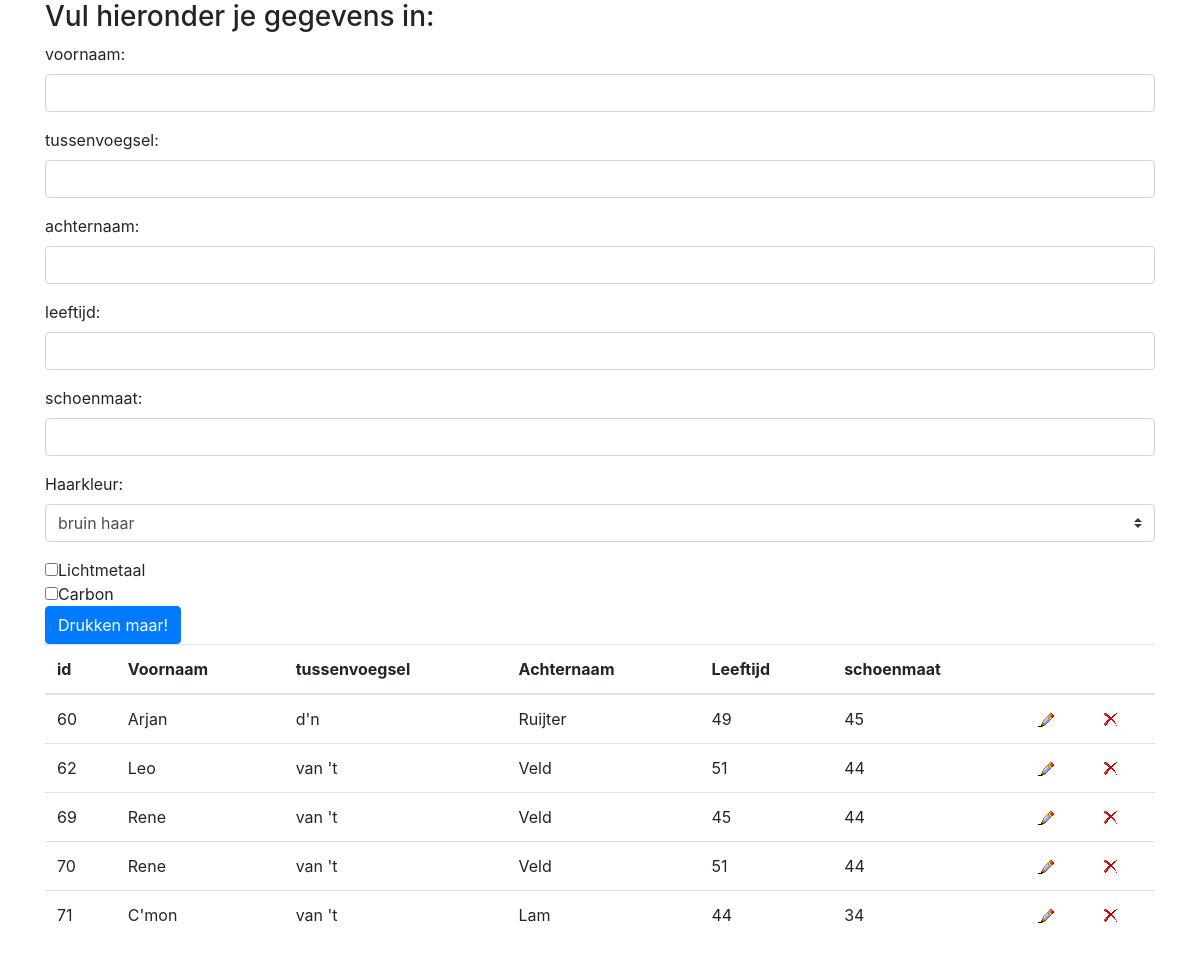
The page / on the database its author committed.
### tables this page shows
CREATE TABLE IF NOT EXISTS `users` (
  `id` int(10) unsigned NOT NULL AUTO_INCREMENT,
  `voornaam` varchar(100) NOT NULL,
  `tussenvoegsel` varchar(20) NOT NULL,
  `achternaam` varchar(100) NOT NULL,
  `leeftijd` tinyint(3) unsigned NOT NULL,
  `schoenmaat` tinyint(3) unsigned NOT NULL,
  PRIMARY KEY (`id`)
);

### index.php (the view, shortened to what this page needs)
<!doctype html>
<html lang="en">
  <head>
    <link rel="stylesheet" href="https://maxcdn.bootstrapcdn.com/bootstrap/4.0.0-beta.2/css/bootstrap.min.css">
  </head>
  <body>
    <main class="container">
    <?php
      include("./connect_db.php");
      $sql = "SELECT * FROM `users`";
      $result = mysqli_query($conn, $sql);
      $table_content = "";
      while ($records = mysqli_fetch_assoc($result)) {
        $table_content  = $table_content . "<tr>
                                              <td>" . $records["id"] . "</td>
                                              <td>" . $records["voornaam"] . "</td>
                                              <td>" . $records["tussenvoegsel"] . "</td>
                                              <td>" . $records["achternaam"] . "</td>
                                              <td>" . $records["leeftijd"] . "</td>
                                              <td>" . $records["schoenmaat"] . "</td>
                                              <td>
                                                <a href='./update.php?id=" . $records["id"] . "'>
                                                  <img src='./img/edit.png' alt='potlood-wijzig-record'>
                                                </a>
                                              </td>
                                              <td>
                                                <a href='./delete.php?id={$records["id"]}'>
                                                  <img src='./img/drop.png' alt='kruis-delete-record'>
                                                </a>
                                              </td>
                                            </tr>";
      }
    ?>
    <h3>Vul hieronder je gegevens in:</h3>
    <form method="post" action="./data.php">
        <div class="form-group">
          <label for="voornaamId">voornaam:</label>
          <input type="text" name="voornaam" id="voornaamId" class="form-control">
        </div>
        <div class="form-group">
          <label for="tussenvoegselId">tussenvoegsel:</label>
          <input type="text" name="tussenvoegsel" id="tussenvoegselId" class="form-control" required>
        </div>
        <div class="form-group">
          <label for="achternaamId">achternaam:</label>
          <input type="text" name="achternaam" id="achternaamId" class="form-control">
        </div>
        <div class="form-group">
          <label for="leeftijdId">leeftijd:</label>
          <input type="number" name="leeftijd" min="18" max="123" id="leeftijdId" class="form-control">
        </div>
        <div class="form-group">
          <label for="schoenmaatId">schoenmaat:</label>
          <input type="number" name="schoenmaat" id="schoenmaatId" class="form-control">
        </div>
        <div class="form-group">
          <label for="haarkleurId">Haarkleur:</label>
          <select name="haarkleur" class="form-control custom-select" id="haarkleurId">
            <option value="bruin">bruin haar</option>
          </select>
        </div>
        <input type="checkbox" name="options[]" value="lichtmetaal">Lichtmetaal<br>
        <input type="checkbox" name="options[]" value="carbon">Carbon<br>
        <button type="submit" class="btn btn-primary">Drukken maar!</button>
      </form>
    <table class="table table-hover">
      <thead>
        <tr>
          <th>id</th>
          <th>Voornaam</th>
          <th>tussenvoegsel</th>
          <th>Achternaam</th>
          <th>Leeftijd</th>
          <th>schoenmaat</th>
          <th></th>
          <th></th>
        </tr>
      </thead>
      <tbody>
        <?php echo $table_content; ?>
      </tbody>
    </table>
    </main>
  </body>
</html>

### rows shown on the page
users: id "60", voornaam "Arjan", tussenvoegsel "d'n", achternaam "Ruijter", leeftijd "49", schoenmaat "45"
users: id "62", voornaam "Leo", tussenvoegsel "van 't", achternaam "Veld", leeftijd "51", schoenmaat "44"
users: id "69", voornaam "Rene", tussenvoegsel "van 't", achternaam "Veld", leeftijd "45", schoenmaat "44"
users: id "70", voornaam "Rene", tussenvoegsel "van 't", achternaam "Veld", leeftijd "51", schoenmaat "44"
users: id "71", voornaam "C'mon", tussenvoegsel "van 't", achternaam "Lam", leeftijd "44", schoenmaat "34"
